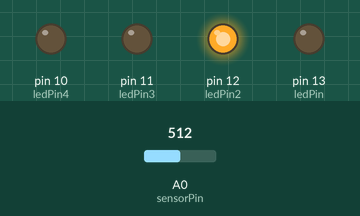
Recording of a sketch running on a simulated Arduino Uno, built with avr-gcc and run on an emulated ATmega328P. On the bench: output pins drawn as LEDs (lit = HIGH). Inputs (shaded band) come from the test bench; at power-on: A0 (sensorPin) = 512.

Above: at 1.2 s.
1.3 s: A0 (sensorPin) set to 594
2.8 s: A0 (sensorPin) set to 614
At 3.7 s:
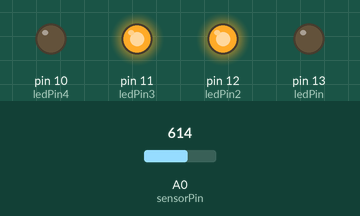
4.3 s: A0 (sensorPin) set to 786
5.8 s: A0 (sensorPin) set to 819
At 7.0 s:
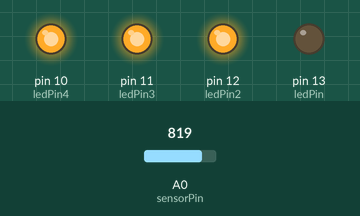
7.3 s: A0 (sensorPin) set to 590
At 8.3 s:
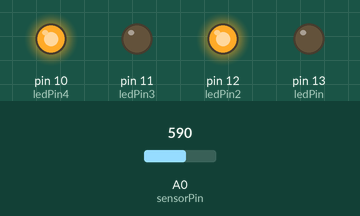
8.8 s: A0 (sensorPin) set to 610
At 9.5 s:
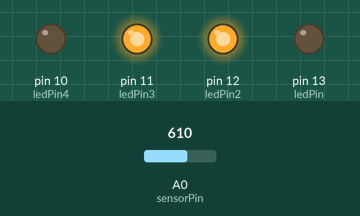
Timing chart, 0 to 11.3 s (numbered marks = the images above; inputs shaded):
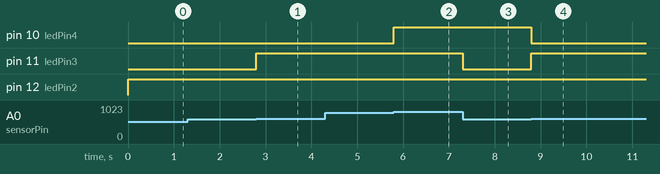

The sketch:

potensio4.ino
```cpp
int sensorPin = A0;
int ledPin = 13;
int ledPin2 = 12;
int ledPin3 = 11;
int ledPin4 = 10;
int sensorValue = 0;
void setup() {
  pinMode(ledPin,OUTPUT);
  pinMode(ledPin2,OUTPUT);
  pinMode(ledPin3,OUTPUT);
  pinMode(ledPin4,OUTPUT);

}

void loop() {
  int threshold1 = 100;
  int threshold2 = 400;
  int threshold3 = 600;
  int threshold4 = 800;
  if(analogRead(sensorPin)>threshold1&&analogRead(sensorPin)<threshold2){
  digitalWrite(ledPin, HIGH);
  } else if(analogRead(sensorPin)>threshold2&&analogRead(sensorPin)<threshold3){
  digitalWrite(ledPin2, HIGH);
  } else if(analogRead(sensorPin)>threshold3&&analogRead(sensorPin)<threshold4){
  digitalWrite(ledPin3, HIGH);
  } else if(analogRead(sensorPin)>threshold4&&analogRead(sensorPin)<900){
  digitalWrite(ledPin4, HIGH);
  }
  if(analogRead(sensorPin)<threshold1){
  digitalWrite(ledPin, LOW);
  } else if(analogRead(sensorPin)<threshold2){
  digitalWrite(ledPin2, LOW);
  } else if(analogRead(sensorPin)<threshold3){
  digitalWrite(ledPin3, LOW);
  } else if(analogRead(sensorPin)<threshold4){
  digitalWrite(ledPin4, LOW);
  }
  Serial.println(analogRead(sensorPin));

}
```

Measured:
- the behaviour switches between 600 and 601 on A0 (sensorPin) (found by bisection; images 0 and 1)
- the behaviour switches between 800 and 801 on A0 (sensorPin) (found by bisection; images 1 and 2)
- after the input at 1.3 s, every drawn part: stays the same
- after the input at 2.8 s, pin 11 (ledPin3): LOW → HIGH at once
- after the input at 4.3 s, every drawn part: stays the same
- after the input at 5.8 s, pin 10 (ledPin4): LOW → HIGH at once
- after the input at 7.3 s, pin 11 (ledPin3): HIGH → LOW at once
- after the input at 8.8 s, pin 10 (ledPin4): HIGH → LOW at once; pin 11 (ledPin3): LOW → HIGH at once
